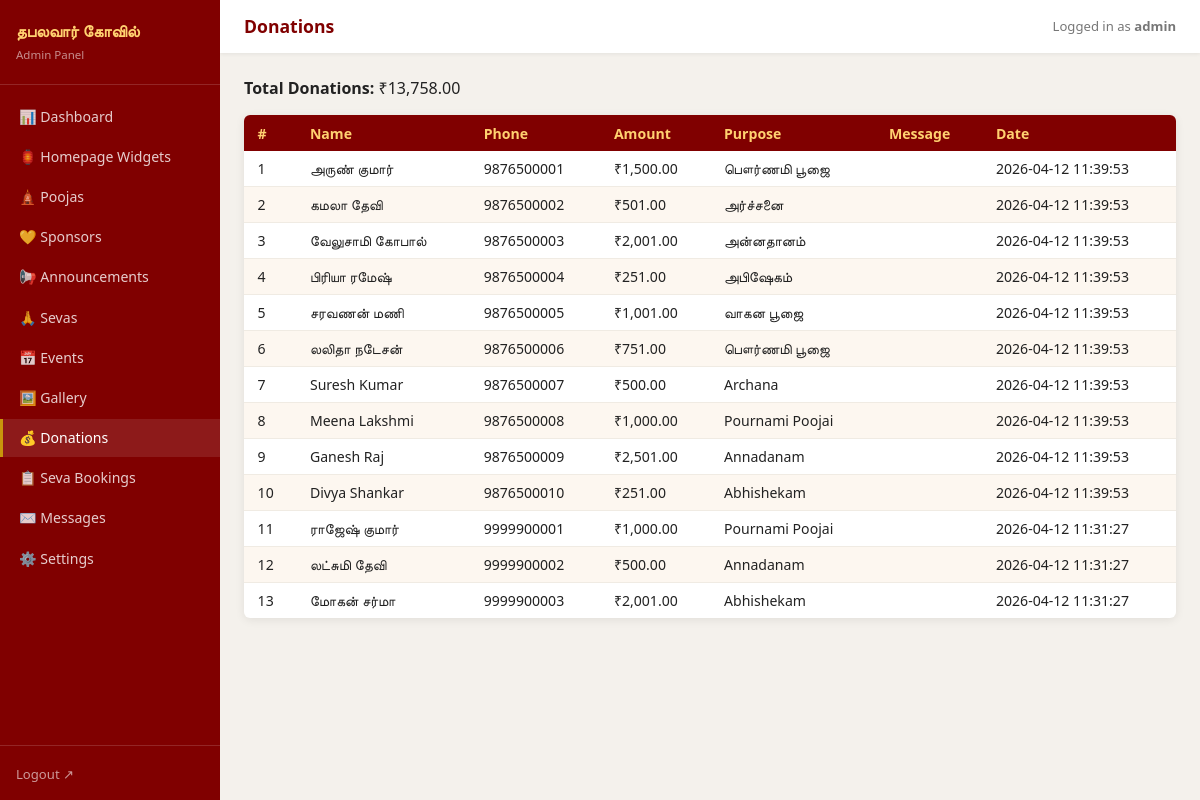
The app's page /admin/donations.php (signed in), older data.
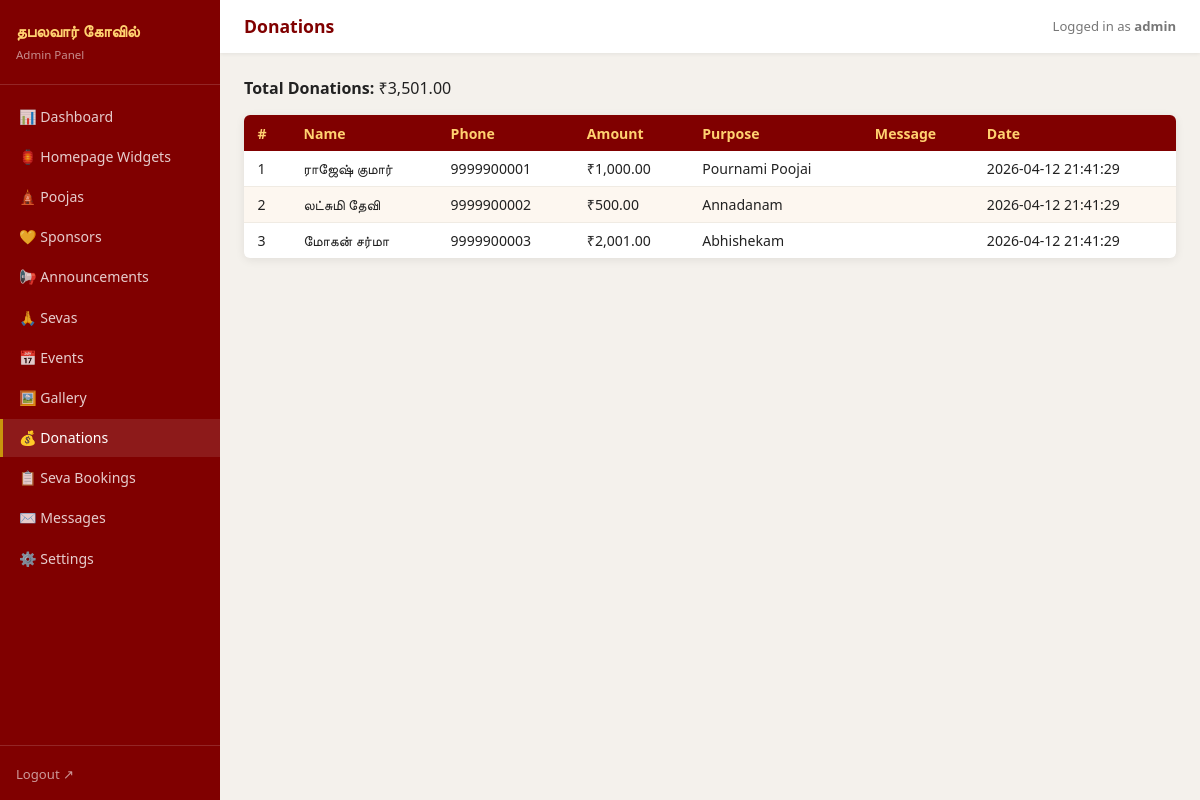
The same page, newer data.
### tables this page shows
CREATE TABLE donations (
  id         INTEGER PRIMARY KEY AUTOINCREMENT,
  name       TEXT NOT NULL,
  phone      TEXT NOT NULL,
  amount     REAL NOT NULL,
  purpose    TEXT,
  message    TEXT,
  created_at TEXT NOT NULL DEFAULT (datetime('now'))
);

### admin/donations.php (the view, shortened to what this page needs)
<?php
require_once __DIR__ . '/includes/admin_layout.php';
$db   = getDB();
$rows = $db->query('SELECT * FROM donations ORDER BY created_at DESC')->fetchAll();
$total = (float) $db->query('SELECT COALESCE(SUM(amount),0) FROM donations')->fetchColumn();
adminHeader('Donations');
?>
<p><strong>Total Donations:</strong> ₹<?= number_format($total, 2) ?></p>
<table class="admin-table" style="margin-top:1rem">
  <thead>
    <tr><th>#</th><th>Name</th><th>Phone</th><th>Amount</th><th>Purpose</th><th>Message</th><th>Date</th></tr>
  </thead>
  <tbody>
    <?php foreach ($rows as $i => $row): ?>
    <tr>
      <td><?= $i + 1 ?></td>
      <td><?= htmlspecialchars($row['name']) ?></td>
      <td><?= htmlspecialchars($row['phone']) ?></td>
      <td>₹<?= number_format($row['amount'], 2) ?></td>
      <td><?= htmlspecialchars($row['purpose'] ?: '—') ?></td>
      <td><?= htmlspecialchars(mb_substr($row['message'], 0, 60)) ?></td>
      <td><?= htmlspecialchars($row['created_at']) ?></td>
    </tr>
    <?php endforeach; ?>
  </tbody>
</table>
<?php adminFooter(); ?>

### admin/includes/admin_layout.php (shortened to what this page needs)
<?php
function adminHeader(string $pageTitle): void
{
    ?>
<!DOCTYPE html>
<html lang="en">
<head>
<link rel="stylesheet" href="/admin/assets/admin.css" />
</head>
<body>
<aside class="sidebar">
  <div class="sidebar__brand">
    <strong>தபலவார் கோவில்</strong>
    <small>Admin Panel</small>
  </div>
  <nav class="sidebar__nav">
    <a href="/admin/"                      class="<?= basename($_SERVER['PHP_SELF']) === 'index.php'              ? 'active' : '' ?>">📊 Dashboard</a>
    <a href="/admin/homepage_widgets.php"   class="<?= basename($_SERVER['PHP_SELF']) === 'homepage_widgets.php'   ? 'active' : '' ?>">🏮 Homepage Widgets</a>
    <a href="/admin/poojas.php"             class="<?= basename($_SERVER['PHP_SELF']) === 'poojas.php'             ? 'active' : '' ?>">🛕 Poojas</a>
    <a href="/admin/sponsors.php"           class="<?= basename($_SERVER['PHP_SELF']) === 'sponsors.php'           ? 'active' : '' ?>">💛 Sponsors</a>
    <a href="/admin/announcements.php"      class="<?= basename($_SERVER['PHP_SELF']) === 'announcements.php'      ? 'active' : '' ?>">📢 Announcements</a>
    <a href="/admin/sevas.php"              class="<?= basename($_SERVER['PHP_SELF']) === 'sevas.php'              ? 'active' : '' ?>">🙏 Sevas</a>
    <a href="/admin/events.php"             class="<?= basename($_SERVER['PHP_SELF']) === 'events.php'             ? 'active' : '' ?>">📅 Events</a>
    <a href="/admin/gallery.php"            class="<?= basename($_SERVER['PHP_SELF']) === 'gallery.php'            ? 'active' : '' ?>">🖼️ Gallery</a>
    <a href="/admin/donations.php"          class="<?= basename($_SERVER['PHP_SELF']) === 'donations.php'          ? 'active' : '' ?>">💰 Donations</a>
    <a href="/admin/seva_bookings.php"      class="<?= basename($_SERVER['PHP_SELF']) === 'seva_bookings.php'      ? 'active' : '' ?>">📋 Seva Bookings</a>
    <a href="/admin/contact_messages.php"   class="<?= basename($_SERVER['PHP_SELF']) === 'contact_messages.php'   ? 'active' : '' ?>">✉️ Messages</a>
    <a href="/admin/settings.php"           class="<?= basename($_SERVER['PHP_SELF']) === 'settings.php'           ? 'active' : '' ?>">⚙️ Settings</a>
  </nav>
  <div class="sidebar__footer">
    <a href="/admin/logout.php">Logout ↗</a>
  </div>
</aside>
<main class="admin-main">
<header class="admin-topbar">
  <h1><?= htmlspecialchars($pageTitle) ?></h1>
  <span>Logged in as <strong><?= htmlspecialchars($_SESSION['admin_user'] ?? 'admin') ?></strong></span>
</header>
<div class="admin-content">
<?php
}
function adminFooter(): void
{
    ?>
</div>
</main>
</body>
</html>
    <?php
}

### admin/assets/admin.css (style rules this page uses)
*, *::before, *::after { box-sizing: border-box; margin: 0; padding: 0; }
:root { --maroon: #800000; --gold: #c8960c; --saffron: #ff6b00; --cream: #fff8f0; --sidebar-w: 220px; --shadow: 0 2px 10px rgba(0, 0, 0, 0.08); --radius: 6px; --border: #e5d8c8; }
body { font-family: system-ui, sans-serif; background: #f4f1ec; color: #222; min-height: 100vh; }
body:not(.login-page) { display: flex; min-height: 100vh; }
.sidebar { width: var(--sidebar-w); background: var(--maroon); color: #fff; display: flex; flex-direction: column; flex-shrink: 0; min-height: 100vh; position: sticky; top: 0; height: 100vh; overflow-y: auto; }
.sidebar__brand { padding: 1.25rem 1rem; border-bottom: 1px solid rgba(255, 255, 255, 0.15); }
.sidebar__brand strong { font-size: 1rem; display: block; color: #ffd170; }
.sidebar__brand small { font-size: 0.72rem; color: rgba(255, 255, 255, 0.55); }
.sidebar__nav { flex: 1; display: flex; flex-direction: column; padding: 0.75rem 0; gap: 2px; }
.sidebar__nav a { display: block; padding: 0.6rem 1rem; color: rgba(255, 255, 255, 0.8); font-size: 0.88rem; text-decoration: none; border-left: 3px solid transparent; transition: background 0.15s, color 0.15s; }
.sidebar__nav a:hover, .sidebar__nav a.active { background: rgba(255, 255, 255, 0.1); color: #fff; border-left-color: var(--gold); }
.sidebar__footer { padding: 1rem; border-top: 1px solid rgba(255, 255, 255, 0.15); }
.sidebar__footer a { color: rgba(255, 255, 255, 0.6); font-size: 0.82rem; text-decoration: none; }
.admin-main { flex: 1; display: flex; flex-direction: column; min-width: 0; }
.admin-topbar { background: #fff; padding: 0.9rem 1.5rem; display: flex; align-items: center; justify-content: space-between; box-shadow: 0 1px 4px rgba(0, 0, 0, 0.07); }
.admin-topbar h1 { font-size: 1.1rem; color: var(--maroon); }
.admin-topbar span { font-size: 0.82rem; color: #777; }
.admin-content { padding: 1.5rem; flex: 1; }
.admin-table { width: 100%; border-collapse: collapse; font-size: 0.88rem; background: #fff; border-radius: var(--radius); overflow: hidden; box-shadow: var(--shadow); }
.admin-table th { background: var(--maroon); color: #ffd170; padding: 0.55rem 0.85rem; text-align: left; font-weight: 600; }
.admin-table td { padding: 0.5rem 0.85rem; border-bottom: 1px solid #f0ebe3; vertical-align: middle; }
.admin-table tr:last-child td { border-bottom: none; }
.admin-table tr:nth-child(even) td { background: #fdf7f0; }

Row changes from the older to the newer data that the page shows:
removed donations: name "அருண் குமார்", phone "9876500001", amount "1,500.00", purpose "பௌர்ணமி பூஜை", created_at "2026-04-12 11:39:53"
removed donations: name "கமலா தேவி", phone "9876500002", amount "501.00", purpose "அர்ச்சனை", created_at "2026-04-12 11:39:53"
removed donations: name "வேலுசாமி கோபால்", phone "9876500003", amount "2,001.00", purpose "அன்னதானம்", created_at "2026-04-12 11:39:53"
removed donations: name "பிரியா ரமேஷ்", phone "9876500004", amount "251.00", purpose "அபிஷேகம்", created_at "2026-04-12 11:39:53"
removed donations: name "சரவணன் மணி", phone "9876500005", amount "1,001.00", purpose "வாகன பூஜை", created_at "2026-04-12 11:39:53"
removed donations: name "லலிதா நடேசன்", phone "9876500006", amount "751.00", purpose "பௌர்ணமி பூஜை", created_at "2026-04-12 11:39:53"
removed donations: name "Suresh Kumar", phone "9876500007", amount "500.00", purpose "Archana", created_at "2026-04-12 11:39:53"
removed donations: name "Meena Lakshmi", phone "9876500008", amount "1,000.00", purpose "Pournami Poojai", created_at "2026-04-12 11:39:53"
removed donations: name "Ganesh Raj", phone "9876500009", amount "2,501.00", purpose "Annadanam", created_at "2026-04-12 11:39:53"
removed donations: name "Divya Shankar", phone "9876500010", amount "251.00", purpose "Abhishekam", created_at "2026-04-12 11:39:53"
changed donations "Pournami Poojai": created_at "2026-04-12 11:31:27" → "2026-04-12 21:41:29"
changed donations "லட்சுமி தேவி": created_at "2026-04-12 11:31:27" → "2026-04-12 21:41:29"
changed donations "மோகன் சர்மா": created_at "2026-04-12 11:31:27" → "2026-04-12 21:41:29"
Text that changed along with them:
$total: "13,758.00" → "3,501.00"
